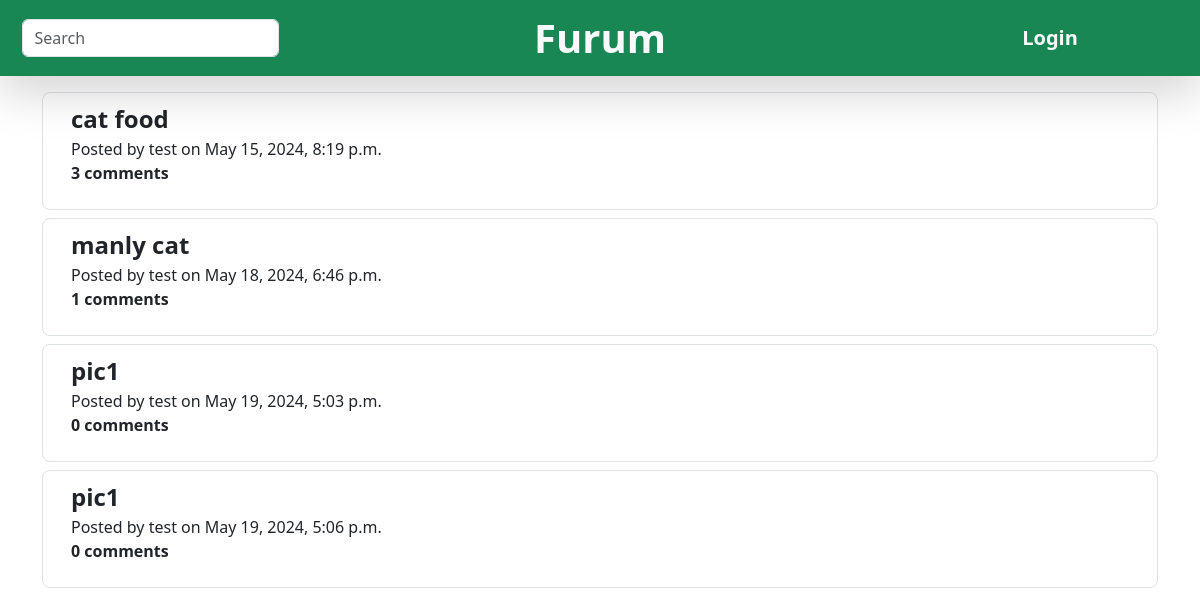
/furum/posts/cats/, run on an earlier commit of the app's database.
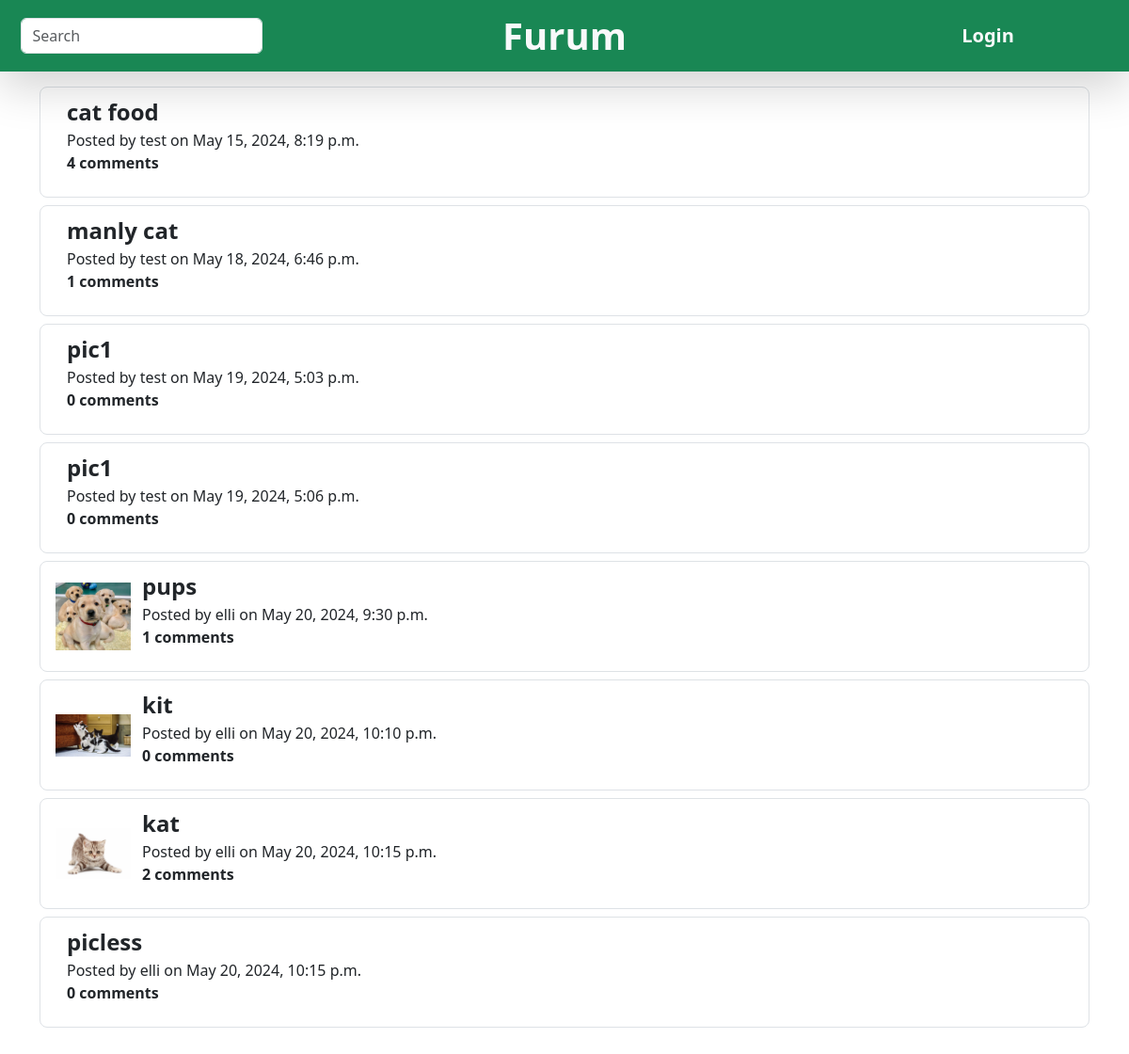
And on a later commit of the database.
### furumapp/models.py (models this page shows, shortened)
class Post(models.Model):
    title = models.CharField(max_length=200)
    text = models.CharField(max_length=5000)
    timestamp = models.DateTimeField(default=datetime.datetime.now())
    user = models.ForeignKey(User, on_delete=models.CASCADE)
    comment_count = models.IntegerField()
    topic = models.CharField(max_length=100)
    image = models.ImageField(upload_to='images', blank=True)

### furumapp/views.py (the view, shortened to what this page needs)
# urls.py: path('posts/<str:topic>/', views.Posts_View, name='posts'),
def Posts_View(request, topic):
    if request.method == 'GET':
        default_data = {'image': ''}
        form = PostForm()
        posts = Post.objects.filter(topic=topic)
        context = {"posts": posts, "topic": topic, "form":form}
        return render(request, "furumapp/postsview.html", context)

### furumapp/forms.py
class PostForm(forms.ModelForm):
    title = forms.CharField(widget=forms.TextInput(attrs={"class":"form-control", "name":"title","placeholder":"Post title"}))
    text = forms.CharField(widget=forms.Textarea(attrs={"class":"form-control my-2", "name":"text", "placeholder":"What's on your mind?", "rows":4}))
    image = forms.ImageField(required=False, widget=forms.ClearableFileInput(attrs={"class":"form-control mb-2"}),
    )
    class Meta:
        model = Post
        fields = ['title', 'text', 'image']

### furumapp/templates/furumapp/postsview.html (shortened to what this page needs)
{% extends "furumapp/base.html" %}
{% load static %}
{% block content %}
    <div class="container mt-3 d-flex flex-column justify-content-center">
        {% if posts %}
            {% for post in posts %}
                <div class="d-flex flex-column mb-2 py-2 border rounded-3">
                    <a class="d-flex link-dark text-decoration-none px-3" href="/furum/post/{{ post.id }}/">
                        <div class="d-flex flex-grow-1 align-items-center">
                            {%if post.image %}
                                <div class="d-flex">
                                    <img src="{{post.image.url}}" width="80">
                                </div>
                            {%endif%}
                            <div class="d-flex container flex-column">
                                <div>
                                    <p class="my-0 fs-4 fw-bold">{{ post.title }}</p>
                                </div>
                                <div>
                                    <p class="my-0">Posted by {{ post.user.username }} on {{ post.timestamp }}</p>
                                </div>
                                <div>
                                    <p class="fw-bold">{{ post.comment_count }} comments</p>
                                </div>
                            </div>
                        </div>
                    </a>
                </div>
            {% endfor %}
    {% else %}
        <p class="fs-3">No posts in this topic.</p>
    {% endif %}
        </div>
{% endblock %}

### furumapp/templates/furumapp/base.html (shortened to what this page needs)
<!DOCTYPE html>
<html lang="en">
    <head>
        {% load static %}
        {% load bootstrap5 %}
        {% bootstrap_css %}
    </head>
    <body>
        <nav class="navbar sticky-top shadow-lg bg-success d-flex justify-content-around align-items-center">
            <div class="d-flex w-25 justify-content-center">
                <form action="{% url 'search_post' %}" method="GET">
                    <input class="form-control" type="search" name="search_query" placeholder="Search" aria-label="Search">
                </form>
            </div>
            <div class="d-flex w-50 justify-content-center">
                <a class="link-light text-decoration-none fs-1 fw-bold" href = "/furum/">Furum</a>
            </div>
            <div class="d-flex w-25 justify-content-center">
                {%if request.user.is_authenticated %}
                <a href="{% url 'logout' %}" class="link-light text-decoration-none fs-5 fw-bold">Logout</a>
            {%else%}
                <a href="{% url 'login' %}" class="link-light text-decoration-none fs-5 fw-bold">Login</a>
            {%endif%}
            </div>
        </nav>
        <div class="mb-5">
            <main>
                {% block content %}
                {% endblock %}
            </main>
        </div>
    </body>
</html>

What changed in the data, as far as the page shows it:
changed Post "cat food": comment_count "3" → "4"
added Post: image (picture), title "pups", user.username "elli", timestamp "May 20, 2024, 9:30 p.m.", comment_count "1"
added Post: image (picture), title "kit", user.username "elli", timestamp "May 20, 2024, 10:10 p.m.", comment_count "0"
added Post: image (picture), title "kat", user.username "elli", timestamp "May 20, 2024, 10:15 p.m.", comment_count "2"
added Post: title "picless", user.username "elli", timestamp "May 20, 2024, 10:15 p.m.", comment_count "0"
